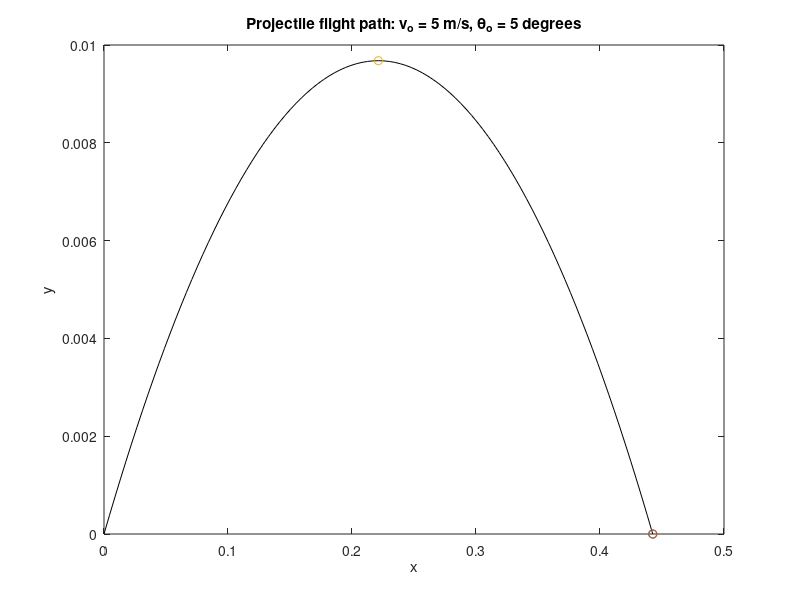
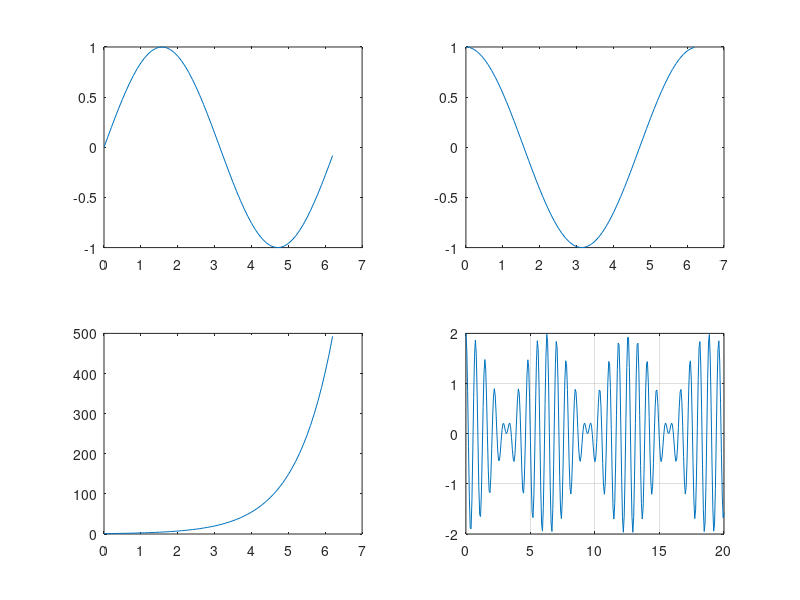

The MATLAB source for these figures, in order:

% The proctile problem with zero air resistance
% in a gravitational field with constant g.
% Written by Daniel T. Valentine .. September 2006
% Revised by D. T. Valentine ........... 2012/2016
% An eight-step structure plan applied in MATLAB:
%
% 1. Define the input variables.
%
g = 9.81; % Gravity in m/s/s.
vo = input('What is the launch speed in m/s?');
tho = input('What is the launch angle in degrees?');
tho = pi*tho/180; % Conversion of degrees to radians.
%
% 2. Calculate the range and duration of the flight.
%
txmax = (2*vo/g) * sin(tho);
xmax = txmax * vo * cos(tho);
%
% 3. Calculate the sequence of time steps to compute
% trajectory.
%
dt = txmax/100;
t = 0:dt:txmax;
%
% 4. Compute the trajectory.
%
x = (vo * cos(tho)) .* t;
y = (vo * sin(tho)) .* t - (g/2) .* t.^2;
%
% 5. Compute the speed and angular direction of the
% projectile. Note that vx = dx/dt, vy = dy/dt.
%
vx = vo * cos(tho);
vy = vo * sin(tho) - g .* t;
v = sqrt(vx.*vx + vy.*vy); % Speed
th = (180/pi) .* atan2(vy,vx); % Angular direction
%
% 6. Compute the time and horizontal distance at the
% maximum altitude.
%
tymax = (vo/g) * sin(tho);
xymax = xmax/2;
ymax = (vo/2) * tymax * sin(tho);
%
% 7. Display in the Command Window and on figures the ouput.
%
disp(['Range in meters =',num2str(xmax),',' ...
' Duration in seconds =', num2str(txmax)]);
disp(' ')
disp(['Maximum altitude in meters = ',num2str(ymax), ...
', Arrival at this altitude in seconds = ', num2str(tymax)])
plot(x,y,'k',xmax,y(size(t)),'o',xmax/2,ymax,'o')
title(['Projectile flight path: v_o = ', num2str(vo),' m/s' ...
', \theta_o = ', num2str(180*tho/pi),' degrees'])
xlabel('x'), ylabel('y') % Plot of Figure 3.4.
figure % Creates a new figure.
plot(v,th,'r')
title('Projectile speed vs. angle')
xlabel('V'), ylabel('\theta') % Plot of Figure 3.5.
%
% 8. Stop.


%%=========================================================================
%%=========================================================================

t = 0:.1:2*pi;
subplot(2,2,1)
plot(t,sin(t))
subplot(2,2,2)
plot(t,cos(t))
subplot(2,2,3)
plot(t,exp(t))
subplot(2,2,4)
plot(t,1./(1+t.^2))


%%=========================================================================
%%=========================================================================



h = inline( 'cos(8*t) + cos(9*t)');
x = 0 : 20/300 : 20;
plot(x, h(x)), grid

%%=========================================================================
%%=========================================================================



function x = quadratic(a,b,c)
% Equation:
% a*x^2 + b*x + c = 0
% Input: a,b,c
% Output: x = [x1 x2], the two solutions of
% this eequation.
if a==0 & b==0 & c==0
disp(' ')
disp('Solution indeterminate')
elseif a==0 & b==0
disp(' ')
disp('There is no solution')
elseif a==0
disp(' ')
disp('Only one root: equation is linear')
disp(' x ')
x1 = -c/b;
x2 = NaN;
elseif b^2 < 4*a*c
disp(' ')
disp(' x1, x2 are complex roots ')
disp(' x1 x2')
x1 = (-b + sqrt(b^2 - 4*a*c))/(2*a);
x2 = (-b - sqrt(b^2 - 4*a*c))/(2*a);
elseif b^2 == 4*a*c
x1 = -b/(2*a);
x2 = x1;
disp('equal roots')
disp(' x1 x2')
else
x1 = (-b + sqrt(b^2 - 4*a*c))/(2*a);
x2 = (-b - sqrt(b^2 - 4*a*c))/(2*a);
disp(' x1 x2')
end
if a==0 & b==0 & c==0
elseif a==0 & b==0
else
disp([x1 x2]);
end
end





%%=========================================================================
%%=========================================================================



%% Exercise 3.2
m=44; n=28;
while m~=n
    if m > n
        m = m-n;
    else
        n = n-m;
    end
end
display(m)
